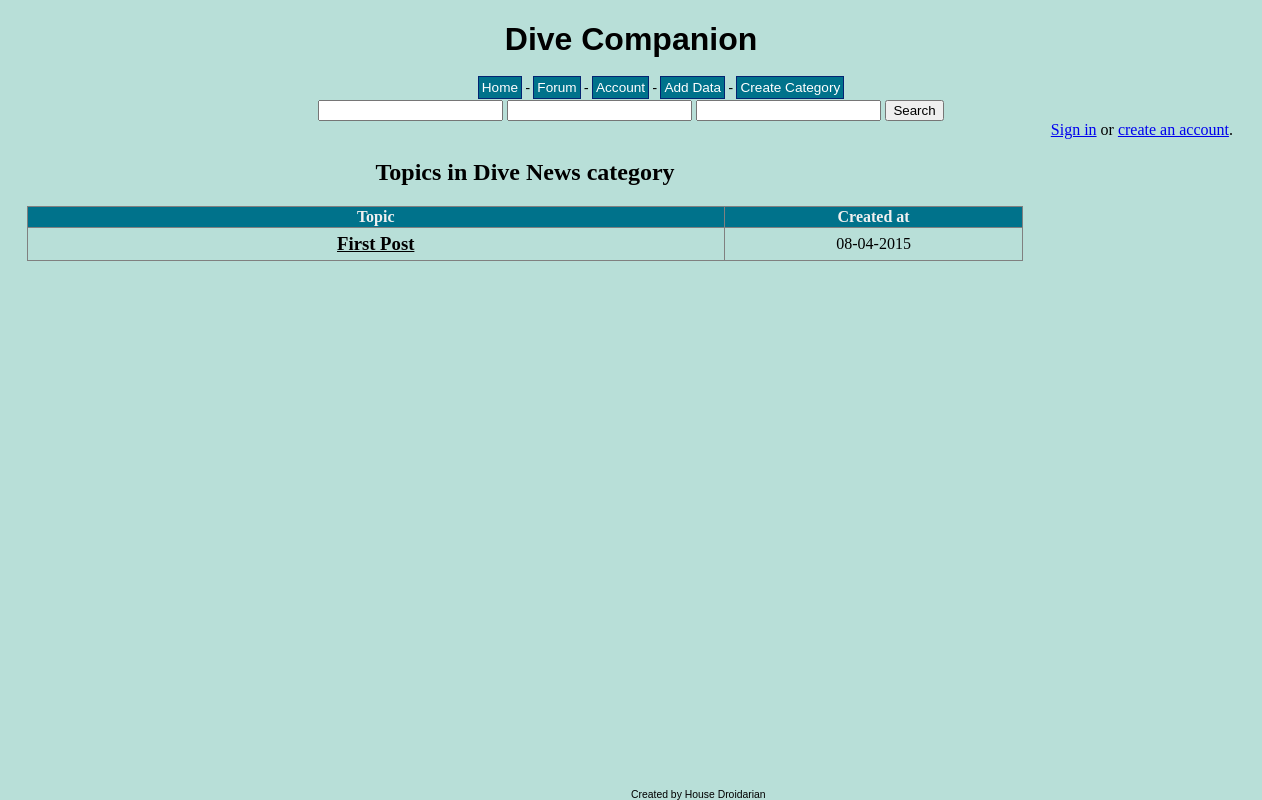
The page /forums/category.php?id=1 on the database its author committed.
### tables this page shows
CREATE TABLE IF NOT EXISTS `categories` (
  `cat_id` int(8) NOT NULL AUTO_INCREMENT,
  `cat_name` varchar(255) NOT NULL,
  `cat_description` varchar(255) NOT NULL,
  PRIMARY KEY (`cat_id`),
  UNIQUE KEY `cat_name_unique` (`cat_name`)
);

CREATE TABLE IF NOT EXISTS `topics` (
  `topic_id` int(8) NOT NULL AUTO_INCREMENT,
  `topic_subject` varchar(255) NOT NULL,
  `topic_date` datetime NOT NULL,
  `topic_cat` int(8) NOT NULL,
  `topic_by` int(8) NOT NULL,
  PRIMARY KEY (`topic_id`),
  KEY `topic_cat` (`topic_cat`),
  KEY `topic_by` (`topic_by`)
);

### forums/category.php (the view, shortened to what this page needs)
<?php
include '../header.php';
$conn = connect();
$escape = $conn->real_escape_string($_GET['id']);
$sql = "SELECT
            cat_id,
            cat_name,
            cat_description
        FROM
            categories
        WHERE
            cat_id = '$escape'";
$result = $conn->query($sql);
if(!$result)
{
    echo 'The category could not be displayed, please try again later.' . $conn->error;
}
else
{
    if($result->num_rows == 0)
    {
        echo 'This category does not exist.';
		echo "$escape";
    }
    else
    {
        while($row = $result->fetch_assoc())
        {
            echo '<h2>Topics in ' . $row['cat_name'] . ' category</h2>';
        }
		$escape = $conn->real_escape_string($_GET['id']);
        $sql = "SELECT
                    topic_id,
                    topic_subject,
                    topic_date,
                    topic_cat
                FROM
                    topics
                WHERE
                    topic_cat = '$escape'";
        $result = $conn->query($sql);
        if(!$result)
        {
            echo 'The topics could not be displayed, please try again later.' . $conn->error;
        }
        else
        {
            if($result->num_rows == 0)
            {
                echo 'There are no topics in this category yet. Would you like to <a href="create_topic.php?id=' . $escape . '"> create one</a>';
            }
            else
            {
                echo '<table border="1">
                      <tr>
                        <th>Topic</th>
                        <th>Created at</th>
                      </tr>';
                while($row = $result->fetch_assoc())
                {
                    echo '<tr>';
                        echo '<td class="leftpart">';
                            echo '<h3><a href="topic.php?id=' . $row['topic_id'] . '">' . $row['topic_subject'] . '</a><h3>';
                        echo '</td>';
                        echo '<td class="rightpart">';
                            echo date('d-m-Y', strtotime($row['topic_date']));
                        echo '</td>';
                    echo '</tr>';
                }
            }
        }
    }
}
include '../footer.php';
?>

### style.css (style rules this page uses)
body { background-color: #b8dfd8; text-align: center; }
table { border-collapse: collapse; width: 100%; }
table a { color: #000; }
th { background-color: #00728B; color: #F0F0F0; }
td { padding: 5px; }
h3 { margin: 0; padding: 0; }
.leftpart { width: 70%; }
.rightpart { width: 30%; }

### rows shown on the page
categories: cat_name "Dive News"
topics: topic_subject "First Post", topic_date "08-04-2015"
